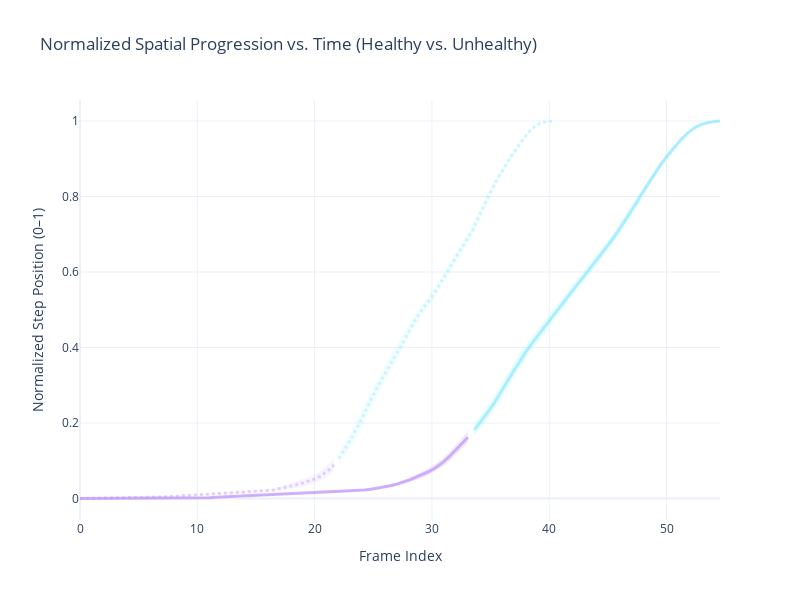

Here is the notebook cell this chart was saved with:
### Code cell
## Plt one step for xy pose
compare_spatial_progression_over_time(healthy_steps, unhealthy_steps, finger_pose_key='rhindlimb lHindfingers - X pose (m)')
